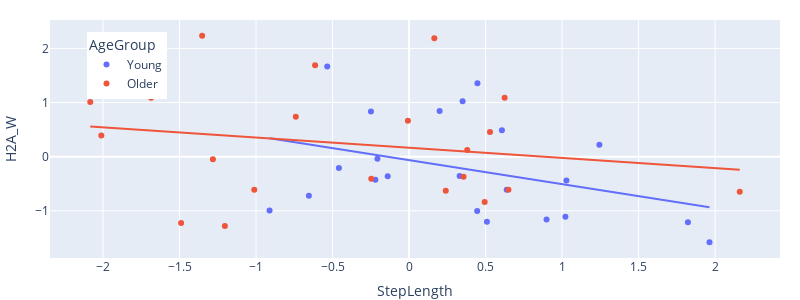
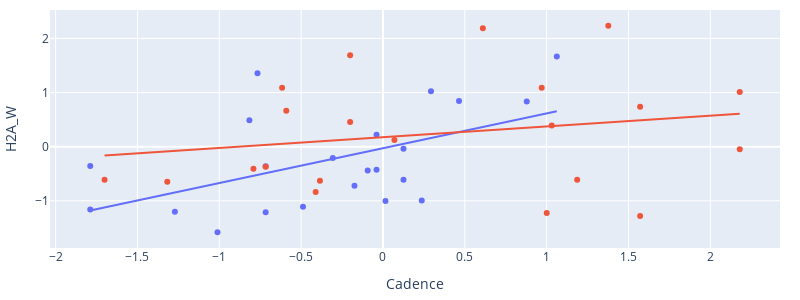

Notebook cell for these charts, in order:
### Code cell
scatter_plot(df, 'H2A_W')

### Figure 1 — Plotly figure (JSON) as saved in the notebook; plotly's stock layout.template omitted (floating-point values rounded to 4 significant figures)
{"data": [{"customdata": [[1.0, -0.8161, 1.21], [3.0, -1.788, 0.98], [4.0, -0.09344, 1.3], [5.0, 0.1254, 1.29], [6.0, -0.4886, 1.28], [7.0, 0.01524, 1.1], [8.0, -1.271, 1.38], [9.0, -0.7167, 1.17], [10.0, -0.174, 1.37], [11.0, -1.011, 1.31], [12.0, 0.1254, 1.05], [13.0, -0.3066, 1.02], [14.0, 0.2933, 1.12], [15.0, -0.03928, 1.54], [16.0, 0.8785, 1.1], [17.0, -1.788, 1.37], [18.0, 1.062, 1.26], [19.0, -0.03928, 1.21], [20.0, 0.4647, 1.28], [21.0, -0.7666, 1.42], [22.0, -0.7167, 1.32], [24.0, 0.237, 1.02]], "hovertemplate": "AgeGroup=Young<br>StepLength=%{x}<br>H2A_W=%{y}<br>Subject=%{customdata[0]}<br>Cadence=%{customdata[1]}<br>SpeedComf=%{customdata[2]}<extra></extra>", "legendgroup": "Young", "marker": {"color": "#636efa", "symbol": "circle"}, "mode": "markers", "name": "Young", "orientation": "v", "showlegend": true, "type": "scatter", "x": [0.6068, 0.3303, 1.028, 0.638, 1.022, 0.4452, 0.5087, -0.1396, -0.6546, 1.963, -0.2067, -0.4585, 0.3499, 1.244, -0.2491, 0.8985, -0.5347, -0.2203, 0.1998, 0.4469, 1.823, -0.9117], "xaxis": "x", "y": [0.4891, -0.3577, -0.4378, -0.6097, -1.109, -1.003, -1.203, -0.3622, -0.7226, -1.583, -0.03728, -0.2091, 1.026, 0.2185, 0.8327, -1.162, 1.668, -0.4276, 0.8431, 1.355, -1.212, -0.993], "yaxis": "y"}, {"hovertemplate": "<b>OLS trendline</b><br>H2A_W = -0.443247 * StepLength + -0.0633931<br>R<sup>2</sup>=0.135378<br><br>AgeGroup=Young<br>StepLength=%{x}<br>H2A_W=%{y} <b>(trend)</b><extra></extra>", "legendgroup": "Young", "marker": {"color": "#636efa", "symbol": "circle"}, "mode": "lines", "name": "Young", "showlegend": false, "type": "scatter", "x": [-0.9117, -0.6546, -0.5347, -0.4585, -0.2491, -0.2203, -0.2067, -0.1396, 0.1998, 0.3303, 0.3499, 0.4452, 0.4469, 0.5087, 0.6068, 0.638, 0.8985, 1.022, 1.028, 1.244, 1.823, 1.963], "xaxis": "x", "y": [0.3407, 0.2267, 0.1736, 0.1398, 0.04704, 0.03425, 0.02821, -0.001529, -0.1519, -0.2098, -0.2185, -0.2607, -0.2615, -0.2889, -0.3323, -0.3462, -0.4617, -0.5162, -0.5193, -0.6147, -0.8712, -0.9336], "yaxis": "y"}, {"customdata": [[25.0, -0.2007, 1.17], [26.0, 0.9698, 1.36], [27.0, 2.18, 1.41], [29.0, 1.377, 1.42], [30.0, 1.571, 1.08], [31.0, 2.18, 1.11], [32.0, -1.701, 1.36], [33.0, 0.07012, 1.27], [34.0, -0.7167, 1.05], [35.0, 0.6102, 1.29], [36.0, -0.6161, 1.46], [38.0, -0.4111, 1.46], [40.0, 1.031, 1.34], [43.0, -0.3851, 1.44], [44.0, -0.5908, 1.18], [45.0, -1.318, 1.12], [46.0, 1.571, 1.11], [47.0, 1.0, 1.18], [48.0, -0.7913, 1.35], [49.0, -0.2007, 1.26], [50.0, 1.187, 1.23]], "hovertemplate": "AgeGroup=Older<br>StepLength=%{x}<br>H2A_W=%{y}<br>Subject=%{customdata[0]}<br>Cadence=%{customdata[1]}<br>SpeedComf=%{customdata[2]}<extra></extra>", "legendgroup": "Older", "marker": {"color": "#EF553B", "symbol": "circle"}, "mode": "markers", "name": "Older", "orientation": "v", "showlegend": true, "type": "scatter", "x": [-0.6141, -1.686, -2.083, -1.352, -1.204, -1.282, 0.6496, 0.3801, 0.356, 0.1652, 0.6244, 0.4941, -2.011, 0.2399, -0.007604, 2.161, -0.74, -1.49, -0.247, 0.529, -1.011], "xaxis": "x", "y": [1.688, 1.088, 1.01, 2.236, -1.279, -0.04801, -0.6112, 0.1236, -0.3705, 2.186, 1.087, -0.8382, 0.3904, -0.6272, 0.6629, -0.6484, 0.7354, -1.224, -0.4058, 0.4551, -0.6126], "yaxis": "y"}, {"hovertemplate": "<b>OLS trendline</b><br>H2A_W = -0.187435 * StepLength + 0.165429<br>R<sup>2</sup>=0.037873<br><br>AgeGroup=Older<br>StepLength=%{x}<br>H2A_W=%{y} <b>(trend)</b><extra></extra>", "legendgroup": "Older", "marker": {"color": "#EF553B", "symbol": "circle"}, "mode": "lines", "name": "Older", "showlegend": false, "type": "scatter", "x": [-2.083, -2.011, -1.686, -1.49, -1.352, -1.282, -1.204, -1.011, -0.74, -0.6141, -0.247, -0.007604, 0.1652, 0.2399, 0.356, 0.3801, 0.4941, 0.529, 0.6244, 0.6496, 2.161], "xaxis": "x", "y": [0.5559, 0.5424, 0.4815, 0.4446, 0.4189, 0.4057, 0.391, 0.355, 0.3041, 0.2805, 0.2117, 0.1669, 0.1345, 0.1205, 0.0987, 0.09419, 0.07282, 0.06628, 0.0484, 0.04367, -0.2396], "yaxis": "y"}], "layout": {"height": 300, "legend": {"title": {"text": "AgeGroup"}, "tracegroupgap": 0, "x": 0.05, "xanchor": "left", "y": 0.95, "yanchor": "top"}, "margin": {"b": 0, "l": 50, "r": 20, "t": 20}, "width": 800, "xaxis": {"anchor": "y", "domain": [0, 1], "title": {"text": "StepLength"}}, "yaxis": {"anchor": "x", "domain": [0, 1], "title": {"text": "H2A_W"}}}}

### Figure 2 — Plotly figure (JSON) as saved in the notebook; plotly's stock layout.template omitted (floating-point values rounded to 4 significant figures)
{"data": [{"customdata": [[1.0, 0.6068, 1.21], [3.0, 0.3303, 0.98], [4.0, 1.028, 1.3], [5.0, 0.638, 1.29], [6.0, 1.022, 1.28], [7.0, 0.4452, 1.1], [8.0, 0.5087, 1.38], [9.0, -0.1396, 1.17], [10.0, -0.6546, 1.37], [11.0, 1.963, 1.31], [12.0, -0.2067, 1.05], [13.0, -0.4585, 1.02], [14.0, 0.3499, 1.12], [15.0, 1.244, 1.54], [16.0, -0.2491, 1.1], [17.0, 0.8985, 1.37], [18.0, -0.5347, 1.26], [19.0, -0.2203, 1.21], [20.0, 0.1998, 1.28], [21.0, 0.4469, 1.42], [22.0, 1.823, 1.32], [24.0, -0.9117, 1.02]], "hovertemplate": "AgeGroup=Young<br>Cadence=%{x}<br>H2A_W=%{y}<br>Subject=%{customdata[0]}<br>StepLength=%{customdata[1]}<br>SpeedComf=%{customdata[2]}<extra></extra>", "legendgroup": "Young", "marker": {"color": "#636efa", "symbol": "circle"}, "mode": "markers", "name": "Young", "orientation": "v", "showlegend": true, "type": "scatter", "x": [-0.8161, -1.788, -0.09344, 0.1254, -0.4886, 0.01524, -1.271, -0.7167, -0.174, -1.011, 0.1254, -0.3066, 0.2933, -0.03928, 0.8785, -1.788, 1.062, -0.03928, 0.4647, -0.7666, -0.7167, 0.237], "xaxis": "x", "y": [0.4891, -0.3577, -0.4378, -0.6097, -1.109, -1.003, -1.203, -0.3622, -0.7226, -1.583, -0.03728, -0.2091, 1.026, 0.2185, 0.8327, -1.162, 1.668, -0.4276, 0.8431, 1.355, -1.212, -0.993], "yaxis": "y"}, {"hovertemplate": "<b>OLS trendline</b><br>H2A_W = 0.643229 * Cadence + -0.0279099<br>R<sup>2</sup>=0.276013<br><br>AgeGroup=Young<br>Cadence=%{x}<br>H2A_W=%{y} <b>(trend)</b><extra></extra>", "legendgroup": "Young", "marker": {"color": "#636efa", "symbol": "circle"}, "mode": "lines", "name": "Young", "showlegend": false, "type": "scatter", "x": [-1.788, -1.788, -1.271, -1.011, -0.8161, -0.7666, -0.7167, -0.7167, -0.4886, -0.3066, -0.174, -0.09344, -0.03928, -0.03928, 0.01524, 0.1254, 0.1254, 0.237, 0.2933, 0.4647, 0.8785, 1.062], "xaxis": "x", "y": [-1.178, -1.178, -0.8457, -0.6782, -0.5528, -0.521, -0.4889, -0.4889, -0.3422, -0.2251, -0.1398, -0.08801, -0.05317, -0.05317, -0.01811, 0.05273, 0.05273, 0.1245, 0.1608, 0.271, 0.5371, 0.6552], "yaxis": "y"}, {"customdata": [[25.0, -0.6141, 1.17], [26.0, -1.686, 1.36], [27.0, -2.083, 1.41], [29.0, -1.352, 1.42], [30.0, -1.204, 1.08], [31.0, -1.282, 1.11], [32.0, 0.6496, 1.36], [33.0, 0.3801, 1.27], [34.0, 0.356, 1.05], [35.0, 0.1652, 1.29], [36.0, 0.6244, 1.46], [38.0, 0.4941, 1.46], [40.0, -2.011, 1.34], [43.0, 0.2399, 1.44], [44.0, -0.007604, 1.18], [45.0, 2.161, 1.12], [46.0, -0.74, 1.11], [47.0, -1.49, 1.18], [48.0, -0.247, 1.35], [49.0, 0.529, 1.26], [50.0, -1.011, 1.23]], "hovertemplate": "AgeGroup=Older<br>Cadence=%{x}<br>H2A_W=%{y}<br>Subject=%{customdata[0]}<br>StepLength=%{customdata[1]}<br>SpeedComf=%{customdata[2]}<extra></extra>", "legendgroup": "Older", "marker": {"color": "#EF553B", "symbol": "circle"}, "mode": "markers", "name": "Older", "orientation": "v", "showlegend": true, "type": "scatter", "x": [-0.2007, 0.9698, 2.18, 1.377, 1.571, 2.18, -1.701, 0.07012, -0.7167, 0.6102, -0.6161, -0.4111, 1.031, -0.3851, -0.5908, -1.318, 1.571, 1.0, -0.7913, -0.2007, 1.187], "xaxis": "x", "y": [1.688, 1.088, 1.01, 2.236, -1.279, -0.04801, -0.6112, 0.1236, -0.3705, 2.186, 1.087, -0.8382, 0.3904, -0.6272, 0.6629, -0.6484, 0.7354, -1.224, -0.4058, 0.4551, -0.6126], "yaxis": "y"}, {"hovertemplate": "<b>OLS trendline</b><br>H2A_W = 0.198525 * Cadence + 0.173554<br>R<sup>2</sup>=0.046481<br><br>AgeGroup=Older<br>Cadence=%{x}<br>H2A_W=%{y} <b>(trend)</b><extra></extra>", "legendgroup": "Older", "marker": {"color": "#EF553B", "symbol": "circle"}, "mode": "lines", "name": "Older", "showlegend": false, "type": "scatter", "x": [-1.701, -1.318, -0.7913, -0.7167, -0.6161, -0.5908, -0.4111, -0.3851, -0.2007, -0.2007, 0.07012, 0.6102, 0.9698, 1.0, 1.031, 1.187, 1.377, 1.571, 1.571, 2.18, 2.18], "xaxis": "x", "y": [-0.1641, -0.08805, 0.01645, 0.03126, 0.05123, 0.05627, 0.09194, 0.0971, 0.1337, 0.1337, 0.1875, 0.2947, 0.3661, 0.3722, 0.3783, 0.4091, 0.4469, 0.4854, 0.4854, 0.6063, 0.6063], "yaxis": "y"}], "layout": {"height": 300, "legend": {"title": {"text": "AgeGroup"}, "tracegroupgap": 0}, "margin": {"b": 40, "l": 50, "r": 20, "t": 10}, "showlegend": false, "width": 800, "xaxis": {"anchor": "y", "domain": [0, 1], "title": {"text": "Cadence"}}, "yaxis": {"anchor": "x", "domain": [0, 1], "title": {"text": "H2A_W"}}}}
